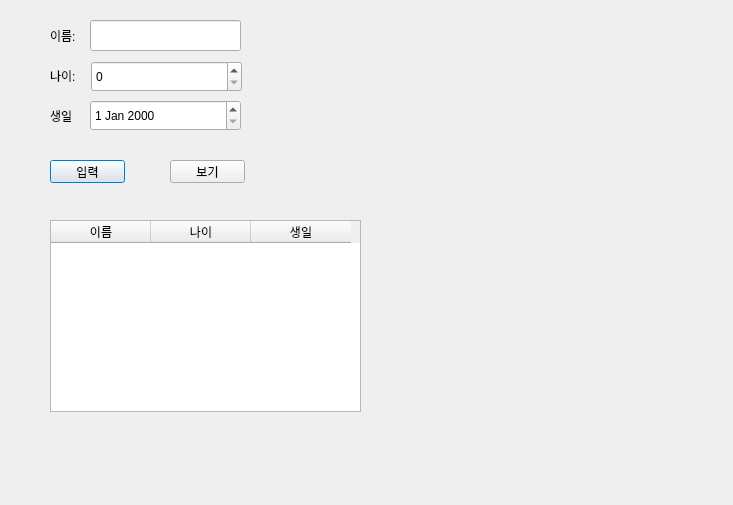
<?xml version="1.0" encoding="UTF-8"?>
<ui version="4.0">
 <class>Dialog</class>
 <widget class="QDialog" name="Dialog">
  <property name="geometry">
   <rect>
    <x>0</x>
    <y>0</y>
    <width>733</width>
    <height>505</height>
   </rect>
  </property>
  <property name="windowTitle">
   <string>Dialog</string>
  </property>
  <widget class="QLabel" name="label">
   <property name="geometry">
    <rect>
     <x>50</x>
     <y>30</y>
     <width>56</width>
     <height>12</height>
    </rect>
   </property>
   <property name="text">
    <string>이름:</string>
   </property>
  </widget>
  <widget class="QLabel" name="label_2">
   <property name="geometry">
    <rect>
     <x>50</x>
     <y>70</y>
     <width>56</width>
     <height>12</height>
    </rect>
   </property>
   <property name="text">
    <string>나이:</string>
   </property>
  </widget>
  <widget class="QLabel" name="label_3">
   <property name="geometry">
    <rect>
     <x>50</x>
     <y>110</y>
     <width>56</width>
     <height>12</height>
    </rect>
   </property>
   <property name="text">
    <string>생일</string>
   </property>
  </widget>
  <widget class="QLineEdit" name="lineEdit">
   <property name="geometry">
    <rect>
     <x>90</x>
     <y>20</y>
     <width>151</width>
     <height>31</height>
    </rect>
   </property>
  </widget>
  <widget class="QSpinBox" name="spinNum">
   <property name="geometry">
    <rect>
     <x>91</x>
     <y>61</y>
     <width>151</width>
     <height>31</height>
    </rect>
   </property>
  </widget>
  <widget class="QDateEdit" name="dateEdit">
   <property name="geometry">
    <rect>
     <x>90</x>
     <y>100</y>
     <width>151</width>
     <height>31</height>
    </rect>
   </property>
  </widget>
  <widget class="QPushButton" name="pushButton1">
   <property name="geometry">
    <rect>
     <x>50</x>
     <y>160</y>
     <width>75</width>
     <height>23</height>
    </rect>
   </property>
   <property name="text">
    <string>입력</string>
   </property>
  </widget>
  <widget class="QPushButton" name="pushButton">
   <property name="geometry">
    <rect>
     <x>170</x>
     <y>160</y>
     <width>75</width>
     <height>23</height>
    </rect>
   </property>
   <property name="text">
    <string>보기</string>
   </property>
  </widget>
  <widget class="QTableWidget" name="tableWidget">
   <property name="geometry">
    <rect>
     <x>50</x>
     <y>220</y>
     <width>311</width>
     <height>192</height>
    </rect>
   </property>
   <column>
    <property name="text">
     <string>이름</string>
    </property>
   </column>
   <column>
    <property name="text">
     <string>나이</string>
    </property>
   </column>
   <column>
    <property name="text">
     <string>생일</string>
    </property>
   </column>
  </widget>
 </widget>
 <resources/>
 <connections/>
</ui>
